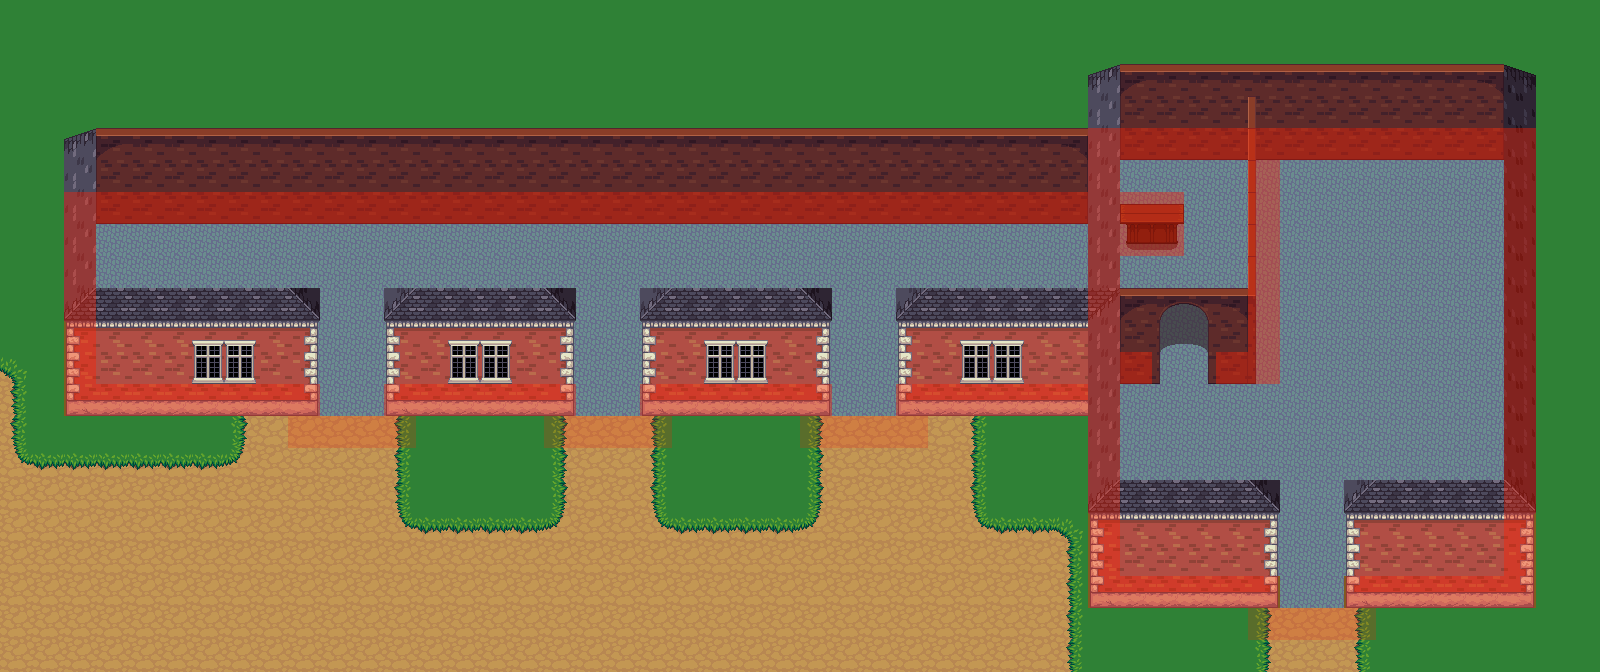

Below is a game level as drawn by its tile map, then a one-line description and the .tmx that defines it (tile-layer data replaced by summaries):
An orthogonal 50x21 tile map with 32x32 px tiles, 4 tile layers (background, fringe, object, collision), 4 tilesets and 8 objects (4x event, 3x npc, enemy).

<map height="21" orientation="orthogonal" renderorder="right-down" tileheight="32" tilewidth="32" version="1.0" width="50">
 <properties>
  <property name="music" value="music/calmtown.ogg" />
  <property name="tileset" value="tilesetdefs/interior.txt" />
  <property name="title" value="Barracks" />
 </properties>
 <tileset firstgid="1" name="tiled_collision" tileheight="32" tilewidth="32">
  <image height="32" source="tiled_collision.png" width="480" />
 </tileset>
 <tileset firstgid="16" name="interior_background" tileheight="32" tilewidth="32">
  <image height="832" source="interior_background.png" width="864" />
 </tileset>
 <tileset firstgid="718" name="intfurniture" tileheight="64" tilewidth="32">
  <image height="512" source="intfurniture.png" width="671" />
 </tileset>
 <tileset firstgid="878" name="interiorbuildings" tileheight="128" tilewidth="32">
  <image height="768" source="interiorbuildings.png" width="672" />
 </tileset>
 <layer height="21" name="background" width="50">
  <data>[1050 cells, 1050 non-empty, 3 distinct tile ids]</data>
 </layer>
 <layer height="21" name="fringe" width="50">
  <data>[1050 cells, 51 non-empty, 6 distinct tile ids]</data>
 </layer>
 <layer height="21" name="object" width="50">
  <data>[1050 cells, 124 non-empty, 18 distinct tile ids]</data>
 </layer>
 <layer height="21" name="collision" width="50">
  <data>[1050 cells, 144 non-empty, 2 distinct tile ids]</data>
 </layer>
 <objectgroup name="event">
  <object height="32" name="Teleport to Laurelia" type="event" width="64" x="1280" y="576">
   <properties>
    <property name="intermap" value="maps/laurelia.txt,120,68" />
   <property name="activate" value="on_trigger" /></properties>
  </object>
  <object height="32" name="Teleport to Laurelia" type="event" width="64" x="320" y="384">
   <properties>
    <property name="intermap" value="maps/laurelia.txt,105,65" />
   <property name="activate" value="on_trigger" /></properties>
  </object>
  <object height="32" name="Teleport to Laurelia" type="event" width="64" x="832" y="384">
   <properties>
    <property name="intermap" value="maps/laurelia.txt,113,65" />
   <property name="activate" value="on_trigger" /></properties>
  </object>
  <object height="32" name="Teleport to Laurelia" type="event" width="64" x="576" y="384">
   <properties>
    <property name="intermap" value="maps/laurelia.txt,109,65" />
   <property name="activate" value="on_trigger" /></properties>
  </object>
 </objectgroup>
 <objectgroup name="npc">
  <object height="32" name="Combat Dummy" type="npc" width="32" x="128" y="256"><properties><property name="filename" value="npcs/combat_dummy.txt" /></properties></object>
  <object height="32" name="Trainee" type="npc" width="32" x="192" y="256"><properties><property name="filename" value="npcs/trainee.txt" /></properties></object>
  <object height="32" name="Captain" type="npc" width="32" x="1152" y="192"><properties><property name="filename" value="npcs/captain.txt" /></properties></object>
 </objectgroup>
 <objectgroup name="enemy">
  <object height="32" name="Combat Dummy" type="enemy" width="32" x="1024" y="256"><properties><property name="category" value="combat_dummy" /></properties></object>
 </objectgroup>
</map>
